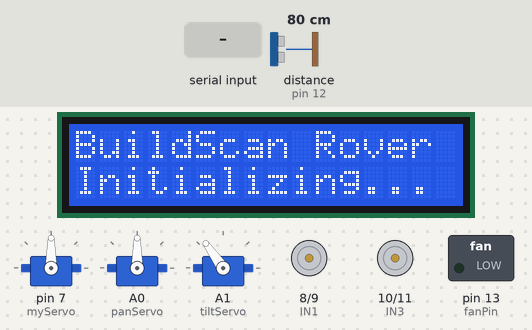
This sketch was run on a simulated Arduino Uno, built with avr-gcc and run on an emulated ATmega328P. On the bench: 3 × servo, 16×2 character LCD, motor-driver pin pairs drawn as motors (green arrow = first pin HIGH = forward, orange = second pin HIGH = backward, longer = more drive, scaled by the enable pin), switched loads named in the sketch (green lamp = pin HIGH). Inputs (shaded band) come from the test bench; at power-on: distance to the obstacle (sensor on pin 12) 80 cm. The echo pulse lasts 58.3 µs per cm; pins used as bus, display or sensor lines are not drawn.

Above: at 0.2 s.
2.9 s: "1" received over the second serial link
At 3.5 s:
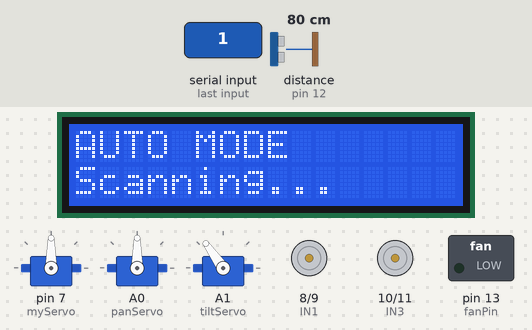
5.4 s: distance to the obstacle (sensor on pin 12) set to 57 cm
6.9 s: distance to the obstacle (sensor on pin 12) set to 46 cm
At 9.2 s:
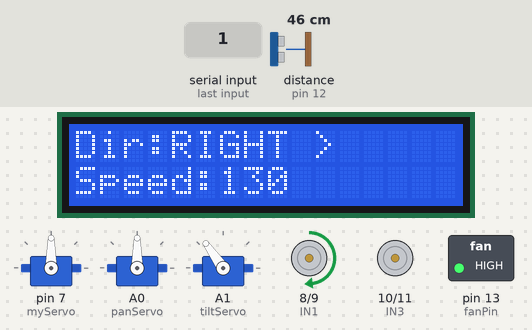
9.6 s: distance to the obstacle (sensor on pin 12) set to 183 cm
At 12.56 s:
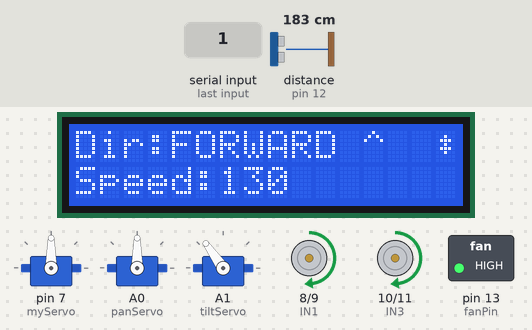
12.6 s: "3" received over the second serial link
At 12.7 s:
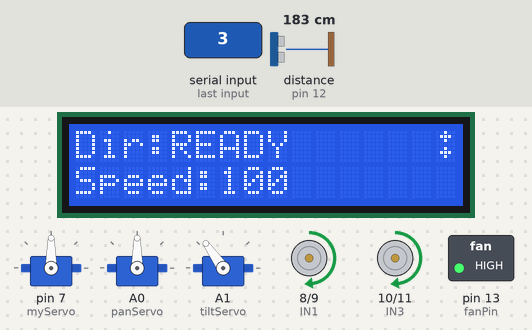
14.5 s: "2" received over the second serial link
At 16.5 s:
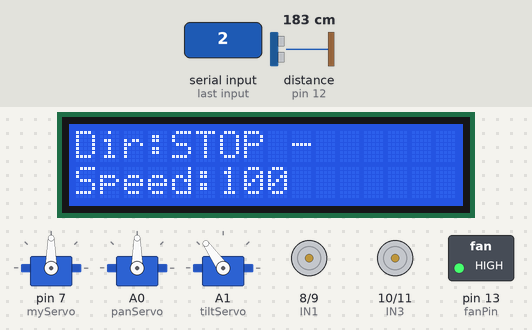
Timing chart, 0 to 17.9 s (numbered marks = the images above; inputs shaded):
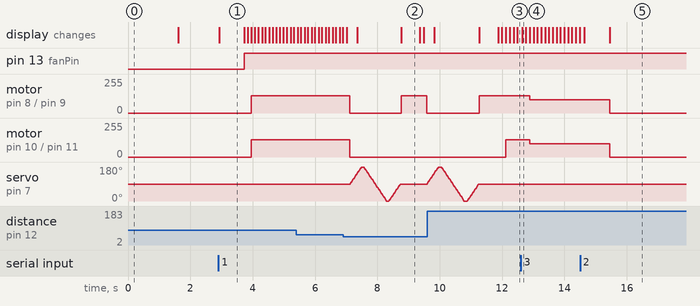

The sketch:

Final_Rover_Code.ino
```cpp
#include <Servo.h>
#include <SoftwareSerial.h>
#include <Wire.h>
#include <LiquidCrystal_I2C.h>

// ===== LCD =====
LiquidCrystal_I2C lcd(0x27, 16, 2);

// ===== BLUETOOTH =====
SoftwareSerial BT(2, 3);

// ===== SERVO =====
Servo myServo;
Servo panServo;    // camera pan
Servo tiltServo;   // camera tilt

int panAngle = 90;
int currentAngle = 90;

// ===== MOTOR =====
int ENA = 5;
int IN1 = 8;
int IN2 = 9;
int ENB = 6;
int IN3 = 10;
int IN4 = 11;

int speedVal = 130;

// ===== ULTRASONIC =====
int trigPin = 4;
int echoPin = 12;

// ===== FAN =====
int fanPin = 13;
bool fanState = false;

// ===== CONTROL =====
char command;
bool autoMode = false;
bool parkMode = false;

// ===== FAN ICON =====
byte fan1[8] = {B00100,B01110,B00100,B00000,B00100,B01110,B00100,B00000};
byte fan2[8] = {B00000,B00100,B01110,B00100,B01110,B00100,B00000,B00000};

// ===== SETUP =====
void setup() {
  pinMode(ENA, OUTPUT);
  pinMode(ENB, OUTPUT);
  pinMode(IN1, OUTPUT);
  pinMode(IN2, OUTPUT);
  pinMode(IN3, OUTPUT);
  pinMode(IN4, OUTPUT);

  pinMode(trigPin, OUTPUT);
  pinMode(echoPin, INPUT);
  pinMode(fanPin, OUTPUT);

  myServo.attach(7);
  panServo.attach(A0);
  tiltServo.attach(A1);

  panServo.write(panAngle);
  tiltServo.write(125);
  myServo.write(90);

  BT.begin(9600);
  Serial.begin(9600);

  lcd.init();
  lcd.backlight();

  lcd.createChar(0, fan1);
  lcd.createChar(1, fan2);

  startupAnimation();
}

// ===== LOOP =====
void loop() {

  if (BT.available()) {
    command = BT.read();

    // ===== PARK MODE =====
    if (command == 'W') {
      parkMode = true;
      autoMode = false;
      smoothStop();
      digitalWrite(fanPin, LOW);
      showParkMode();
    }

    // ===== AUTO MODE =====
    if (command == '1') {
      parkMode = false;
      autoMode = true;
      showAutoMode();
    }

    // ===== MANUAL MODE =====
    if (command == '2') {
      parkMode = false;
      autoMode = false;
      showManualMode();
      smoothStop();
    }

    if (parkMode) return;

    // ===== FAN CONTROL =====
    if (!autoMode && command == 'Y') {
      fanState = !fanState;
      digitalWrite(fanPin, fanState);

      if (fanState) showCooling();
      else showFanOff();
    }

    // ===== AUTO FAN =====
    if (autoMode) digitalWrite(fanPin, HIGH);

    // ===== SPEED CONTROL =====
    if (command == '3') {
      speedVal = 100;
      updateDisplay("READY");
    }

    if (command == '4') {
      speedVal = 125;
      updateDisplay("READY");
    }

    // ===== CAMERA PAN =====
    if (command == 'U') {
      panAngle += 15;
      if (panAngle > 180) panAngle = 180;
      panServo.write(panAngle);
    }

    if (command == 'V') {
      panAngle -= 15;
      if (panAngle < 0) panAngle = 0;
      panServo.write(panAngle);
    }

    // ===== MANUAL CONTROL =====
    if (!autoMode) {
      switch (command) {
        case 'F': smoothForward(); break;
        case 'B': smoothBackward(); break;
        case 'L': smoothLeftTurn(); break;
        case 'R': smoothRightTurn(); break;
        case 'Z': smoothStop(); break;
      }
    }
  }

  // ===== FAN ANIMATION =====
  if (fanState || autoMode) animateFan();

  // ===== AUTO MODE =====
  if (autoMode) {
    int d = getDistance();

    if (d > 50) {
      smoothForward();
    } else {
      smoothStop();

      moveServoSmooth(180);
      int left = getDistance();

      moveServoSmooth(0);
      int right = getDistance();

      moveServoSmooth(90);

      if (left > right) smoothLeftTurn();
      else smoothRightTurn();

      delay(600);
    }
  }
}

// ===== DISPLAY =====
void updateDisplay(String dir) {
  lcd.setCursor(0, 0);
  lcd.print("Dir:");
  lcd.print(dir);
  lcd.print("     ");

  lcd.setCursor(0, 1);
  lcd.print("Speed:");
  lcd.print(speedVal);
  lcd.print("   ");
}

// ===== LCD FUNCTIONS =====
void startupAnimation() {
  lcd.clear();
  lcd.print("BuildScan Rover");
  lcd.setCursor(0,1);
  lcd.print("Initializing...");
  delay(1500);
  lcd.clear();
}

void showAutoMode() {
  lcd.clear();
  lcd.print("AUTO MODE");
  lcd.setCursor(0,1);
  lcd.print("Scanning...");
  delay(800);
}

void showManualMode() {
  lcd.clear();
  lcd.print("MANUAL MODE");
  lcd.setCursor(0,1);
  lcd.print("Ready...");
  delay(800);
}

void showCooling() {
  lcd.clear();
  lcd.print("Cooling Rover");
  lcd.setCursor(0,1);
  lcd.print("Fan Running");
}

void showFanOff() {
  lcd.clear();
  lcd.print("Fan Stopped");
  lcd.setCursor(0,1);
  lcd.print("Cooling Off");
}

void showParkMode() {
  lcd.clear();
  lcd.print("-- PARK MODE --");
  lcd.setCursor(0,1);
  lcd.print("Standby...");
}

// ===== FAN ANIMATION =====
void animateFan() {
  lcd.setCursor(15,0);
  lcd.write(byte(0));
  delay(120);
  lcd.setCursor(15,0);
  lcd.write(byte(1));
}

// ===== SERVO =====
void moveServoSmooth(int target) {
  if (currentAngle < target)
    for (int i=currentAngle;i<=target;i++){ myServo.write(i); delay(4); }
  else
    for (int i=currentAngle;i>=target;i--){ myServo.write(i); delay(4); }

  currentAngle = target;
}

// ===== MOTOR =====
void smoothForward() {
  updateDisplay("FORWARD ^");
  digitalWrite(IN1,HIGH); digitalWrite(IN2,LOW);
  digitalWrite(IN3,HIGH); digitalWrite(IN4,LOW);
  analogWrite(ENA,speedVal); analogWrite(ENB,speedVal);
}

void smoothBackward() {
  updateDisplay("BACKWARD v");
  digitalWrite(IN1,LOW); digitalWrite(IN2,HIGH);
  digitalWrite(IN3,LOW); digitalWrite(IN4,HIGH);
  analogWrite(ENA,speedVal); analogWrite(ENB,speedVal);
}

void smoothLeftTurn() {
  updateDisplay("LEFT <");
  digitalWrite(IN1,LOW); digitalWrite(IN2,LOW);
  digitalWrite(IN3,HIGH); digitalWrite(IN4,LOW);
  analogWrite(ENA,0); analogWrite(ENB,speedVal);
}

void smoothRightTurn() {
  updateDisplay("RIGHT >");
  digitalWrite(IN1,HIGH); digitalWrite(IN2,LOW);
  digitalWrite(IN3,LOW); digitalWrite(IN4,LOW);
  analogWrite(ENA,speedVal); analogWrite(ENB,0);
}

void smoothStop() {
  updateDisplay("STOP -");
  analogWrite(ENA,0); analogWrite(ENB,0);
  digitalWrite(IN1,LOW); digitalWrite(IN2,LOW);
  digitalWrite(IN3,LOW); digitalWrite(IN4,LOW);
}

// ===== ULTRASONIC =====
int getDistance() {
  int readings[3];

  for (int i = 0; i < 3; i++) {
    digitalWrite(trigPin, LOW);
    delayMicroseconds(2);

    digitalWrite(trigPin, HIGH);
    delayMicroseconds(10);
    digitalWrite(trigPin, LOW);

    long duration = pulseIn(echoPin, HIGH, 25000);

    if (duration == 0) readings[i] = 400;
    else {
      int d = duration * 0.034 / 2;
      if (d < 5) d = 5;
      if (d > 400) d = 400;
      readings[i] = d;
    }

    delay(20);
  }

  if (readings[0] > readings[1]) {
    int t = readings[0]; readings[0] = readings[1]; readings[1] = t;
  }
  if (readings[1] > readings[2]) {
    int t = readings[1]; readings[1] = readings[2]; readings[2] = t;
  }
  if (readings[0] > readings[1]) {
    int t = readings[0]; readings[0] = readings[1]; readings[1] = t;
  }

  return readings[1];
}
```

Measured:
- the behaviour switches between 52 and 51 cm on distance to the obstacle (sensor on pin 12) (found by bisection; images 1 and 2)
- after the input at 2.9 s, pin 13 (fanPin): LOW → HIGH after 0.82 s; motor on pin 8 (IN1) / pin 9 (IN2), motor on pin 10 (IN3) / pin 11 (IN4): stopped → forward 130/255 after 1.1 s; the display: changes at once (image 1)
- after the input at 6.9 s, motor on pin 8 (IN1) / pin 9 (IN2): forward 130/255 → stopped after 0.21 s, → forward 130/255 1.6 s later, → stopped 0.82 s later; motor on pin 10 (IN3) / pin 11 (IN4): forward 130/255 → stopped after 0.21 s
- after the input at 9.6 s, motor on pin 10 (IN3) / pin 11 (IN4): stopped → forward 130/255 after 2.5 s; the display: first differs from a run without the input after 2.5 s (image 3 shows a later state)
- after the input at 12.6 s, motor on pin 8 (IN1) / pin 9 (IN2), motor on pin 10 (IN3) / pin 11 (IN4): forward 130/255 → forward 100/255 after 0.29 s; the display: changes at once (image 4)
- after the input at 14.5 s, motor on pin 8 (IN1) / pin 9 (IN2), motor on pin 10 (IN3) / pin 11 (IN4): forward 100/255 → stopped after 0.96 s; the display: first changes after 0.13 s (image 5 shows a later state)
- what the display in image 1 shows lasts 0.8 s, from 2.9 s to 3.7 s
